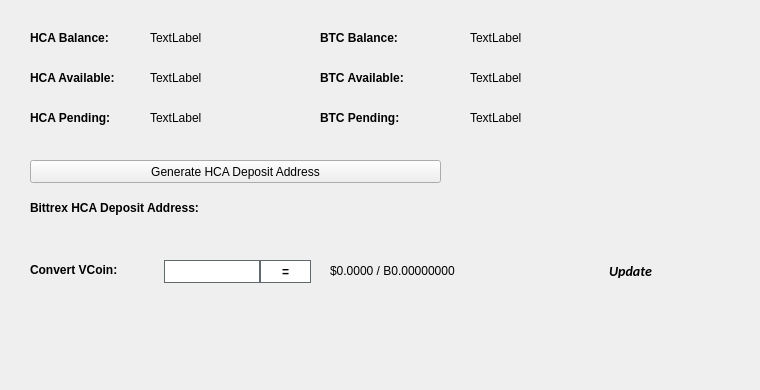
   <widget class="QWidget" name="BalanceTab">
    <attribute name="title">
     <string>Balance</string>
    </attribute>
    <widget class="QLabel" name="BitcoinBalanceLabel">
     <property name="geometry">
      <rect>
       <x>470</x>
       <y>30</y>
       <width>150</width>
       <height>16</height>
      </rect>
     </property>
     <property name="text">
      <string>TextLabel</string>
     </property>
    </widget>
    <widget class="QLabel" name="HCABalanceLabel">
     <property name="geometry">
      <rect>
       <x>150</x>
       <y>30</y>
       <width>150</width>
       <height>16</height>
      </rect>
     </property>
     <property name="text">
      <string>TextLabel</string>
     </property>
    </widget>
    <widget class="QLabel" name="label_11">
     <property name="geometry">
      <rect>
       <x>30</x>
       <y>30</y>
       <width>101</width>
       <height>16</height>
      </rect>
     </property>
     <property name="font">
      <font>
       <weight>75</weight>
       <bold>true</bold>
      </font>
     </property>
     <property name="text">
      <string>HCA Balance:</string>
     </property>
    </widget>
    <widget class="QLabel" name="label_12">
     <property name="geometry">
      <rect>
       <x>320</x>
       <y>30</y>
       <width>101</width>
       <height>16</height>
      </rect>
     </property>
     <property name="font">
      <font>
       <weight>75</weight>
       <bold>true</bold>
      </font>
     </property>
     <property name="text">
      <string>BTC Balance:</string>
     </property>
    </widget>
    <widget class="QLabel" name="HCAAvailableLabel_2">
     <property name="geometry">
      <rect>
       <x>150</x>
       <y>70</y>
       <width>150</width>
       <height>16</height>
      </rect>
     </property>
     <property name="text">
      <string>TextLabel</string>
     </property>
    </widget>
    <widget class="QLabel" name="label_13">
     <property name="geometry">
      <rect>
       <x>30</x>
       <y>70</y>
       <width>111</width>
       <height>16</height>
      </rect>
     </property>
     <property name="font">
      <font>
       <weight>75</weight>
       <bold>true</bold>
      </font>
     </property>
     <property name="text">
      <string>HCA Available:</string>
     </property>
    </widget>
    <widget class="QLabel" name="label_14">
     <property name="geometry">
      <rect>
       <x>30</x>
       <y>110</y>
       <width>101</width>
       <height>16</height>
      </rect>
     </property>
     <property name="font">
      <font>
       <weight>75</weight>
       <bold>true</bold>
      </font>
     </property>
     <property name="text">
      <string>HCA Pending:</string>
     </property>
    </widget>
    <widget class="QLabel" name="HCAPendingLabel">
     <property name="geometry">
      <rect>
       <x>150</x>
       <y>110</y>
       <width>150</width>
       <height>16</height>
      </rect>
     </property>
     <property name="text">
      <string>TextLabel</string>
     </property>
    </widget>
    <widget class="QLabel" name="label_15">
     <property name="geometry">
      <rect>
       <x>320</x>
       <y>70</y>
       <width>111</width>
       <height>16</height>
      </rect>
     </property>
     <property name="font">
      <font>
       <weight>75</weight>
       <bold>true</bold>
      </font>
     </property>
     <property name="text">
      <string>BTC Available:</string>
     </property>
    </widget>
    <widget class="QLabel" name="BitcoinAvailableLabel">
     <property name="geometry">
      <rect>
       <x>470</x>
       <y>70</y>
       <width>150</width>
       <height>16</height>
      </rect>
     </property>
     <property name="text">
      <string>TextLabel</string>
     </property>
    </widget>
    <widget class="QLabel" name="label_31">
     <property name="geometry">
      <rect>
       <x>320</x>
       <y>110</y>
       <width>111</width>
       <height>16</height>
      </rect>
     </property>
     <property name="font">
      <font>
       <weight>75</weight>
       <bold>true</bold>
      </font>
     </property>
     <property name="text">
      <string>BTC Pending:</string>
     </property>
    </widget>
    <widget class="QLabel" name="BitcoinPendingLabel">
     <property name="geometry">
      <rect>
       <x>470</x>
       <y>110</y>
       <width>150</width>
       <height>16</height>
      </rect>
     </property>
     <property name="text">
      <string>TextLabel</string>
     </property>
    </widget>
    <widget class="QLabel" name="label_33">
     <property name="geometry">
      <rect>
       <x>30</x>
       <y>200</y>
       <width>221</width>
       <height>16</height>
      </rect>
     </property>
     <property name="font">
      <font>
       <weight>75</weight>
       <bold>true</bold>
      </font>
     </property>
     <property name="text">
      <string>Bittrex HCA Deposit Address:</string>
     </property>
    </widget>
    <widget class="QPushButton" name="GenDepositBTN">
     <property name="geometry">
      <rect>
       <x>30</x>
       <y>160</y>
       <width>411</width>
       <height>23</height>
      </rect>
     </property>
     <property name="text">
      <string>Generate HCA Deposit Address</string>
     </property>
     <property name="icon">
      <iconset resource="../hca.qrc">
       <normaloff>:/icons/bitcoin</normaloff>:/icons/bitcoin</iconset>
     </property>
    </widget>
    <widget class="QLabel" name="DepositAddressLabel">
     <property name="geometry">
      <rect>
       <x>200</x>
       <y>200</y>
       <width>261</width>
       <height>16</height>
      </rect>
     </property>
     <property name="palette">
      <palette>
       <active>
        <colorrole role="WindowText">
         <brush brushstyle="SolidPattern">
          <color alpha="255">
           <red>0</red>
           <green>0</green>
           <blue>0</blue>
          </color>
         </brush>
        </colorrole>
        <colorrole role="Text">
         <brush brushstyle="SolidPattern">
          <color alpha="255">
           <red>0</red>
           <green>0</green>
           <blue>255</blue>
          </color>
         </brush>
        </colorrole>
       </active>
       <inactive>
        <colorrole role="WindowText">
         <brush brushstyle="SolidPattern">
          <color alpha="255">
           <red>0</red>
           <green>0</green>
           <blue>0</blue>
          </color>
         </brush>
        </colorrole>
        <colorrole role="Text">
         <brush brushstyle="SolidPattern">
          <color alpha="255">
           <red>0</red>
           <green>0</green>
           <blue>255</blue>
          </color>
         </brush>
        </colorrole>
       </inactive>
       <disabled>
        <colorrole role="WindowText">
         <brush brushstyle="SolidPattern">
          <color alpha="255">
           <red>120</red>
           <green>120</green>
           <blue>120</blue>
          </color>
         </brush>
        </colorrole>
        <colorrole role="Text">
         <brush brushstyle="SolidPattern">
          <color alpha="255">
           <red>120</red>
           <green>120</green>
           <blue>120</blue>
          </color>
         </brush>
        </colorrole>
       </disabled>
      </palette>
     </property>
     <property name="font">
      <font>
       <weight>75</weight>
       <bold>true</bold>
      </font>
     </property>
     <property name="text">
      <string/>
     </property>
     <property name="alignment">
      <set>Qt::AlignRight|Qt::AlignTrailing|Qt::AlignVCenter</set>
     </property>
     <property name="textInteractionFlags">
      <set>Qt::LinksAccessibleByMouse|Qt::TextSelectableByKeyboard|Qt::TextSelectableByMouse</set>
     </property>
    </widget>
    <widget class="QLabel" name="label_8">
     <property name="geometry">
      <rect>
       <x>460</x>
       <y>300</y>
       <width>281</width>
       <height>81</height>
      </rect>
     </property>
     <property name="text">
      <string/>
     </property>
     <property name="pixmap">
      <pixmap>:/images/bittrex</pixmap>
     </property>
    </widget>
    <widget class="QWidget" name="widgetConversion" native="true">
     <property name="geometry">
      <rect>
       <x>0</x>
       <y>250</y>
       <width>751</width>
       <height>43</height>
      </rect>
     </property>
     <property name="minimumSize">
      <size>
       <width>0</width>
       <height>43</height>
      </size>
     </property>
     <property name="styleSheet">
      <string notr="true"/>
     </property>
     <widget class="QPushButton" name="btnUpdateMarketData">
      <property name="geometry">
       <rect>
        <x>575</x>
        <y>0</y>
        <width>111</width>
        <height>41</height>
       </rect>
      </property>
      <property name="sizePolicy">
       <sizepolicy hsizetype="Expanding" vsizetype="Expanding">
        <horstretch>0</horstretch>
        <verstretch>0</verstretch>
       </sizepolicy>
      </property>
      <property name="font">
       <font>
        <family>calibri</family>
        <pointsize>-1</pointsize>
        <weight>75</weight>
        <italic>true</italic>
        <bold>true</bold>
       </font>
      </property>
      <property name="styleSheet">
       <string notr="true">margin:0px;text-align:center;padding:2px;border-radius:3px;font-style:italic;width:100px;font-size:14px;font-family:calibri;font-weight:600;</string>
      </property>
      <property name="text">
       <string>Update</string>
      </property>
      <property name="iconSize">
       <size>
        <width>150</width>
        <height>35</height>
       </size>
      </property>
      <property name="autoDefault">
       <bool>true</bool>
      </property>
      <property name="default">
       <bool>true</bool>
      </property>
     </widget>
     <widget class="QLabel" name="lblConvertVCoin">
      <property name="geometry">
       <rect>
        <x>30</x>
        <y>10</y>
        <width>131</width>
        <height>20</height>
       </rect>
      </property>
      <property name="styleSheet">
       <string notr="true"/>
      </property>
      <property name="text">
       <string>&lt;html&gt;&lt;head/&gt;&lt;body&gt;&lt;p&gt;&lt;span style=&quot; font-weight:600;&quot;&gt;Convert VCoin:&lt;/span&gt;&lt;/p&gt;&lt;/body&gt;&lt;/html&gt;</string>
      </property>
     </widget>
     <widget class="QLineEdit" name="txtConvertVCoinQty">
      <property name="geometry">
       <rect>
        <x>160</x>
        <y>10</y>
        <width>100</width>
        <height>23</height>
       </rect>
      </property>
      <property name="minimumSize">
       <size>
        <width>100</width>
        <height>23</height>
       </size>
      </property>
      <property name="maximumSize">
       <size>
        <width>100</width>
        <height>16777215</height>
       </size>
      </property>
      <property name="styleSheet">
       <string notr="true">border: 1px solid #61696c;margin-left:4px;</string>
      </property>
     </widget>
     <widget class="QPushButton" name="btnConvertPivx">
      <property name="geometry">
       <rect>
        <x>260</x>
        <y>10</y>
        <width>51</width>
        <height>23</height>
       </rect>
      </property>
      <property name="minimumSize">
       <size>
        <width>0</width>
        <height>23</height>
       </size>
      </property>
      <property name="styleSheet">
       <string notr="true">border:1px solid #61696c;background:white;font-weight:600;</string>
      </property>
      <property name="text">
       <string>=</string>
      </property>
     </widget>
     <widget class="QLabel" name="lblConvertVCoinResults">
      <property name="geometry">
       <rect>
        <x>330</x>
        <y>0</y>
        <width>201</width>
        <height>41</height>
       </rect>
      </property>
      <property name="styleSheet">
       <string notr="true"/>
      </property>
      <property name="text">
       <string>$0.0000 / B0.00000000</string>
      </property>
     </widget>
     <widget class="QLabel" name="iconOverviewUpdateWait">
      <property name="geometry">
       <rect>
        <x>670</x>
        <y>10</y>
        <width>24</width>
        <height>24</height>
       </rect>
      </property>
      <property name="text">
       <string/>
      </property>
      <property name="pixmap">
       <pixmap resource="../hca.qrc">:/icons/transaction_1</pixmap>
      </property>
      <property name="scaledContents">
       <bool>true</bool>
      </property>
      <property name="alignment">
       <set>Qt::AlignCenter</set>
      </property>
     </widget>
    </widget>
   </widget>
